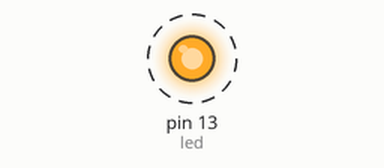
A sketch run on a simulated Arduino Uno, built with avr-gcc and run on an emulated ATmega328P. Shown: output pins drawn as LEDs (lit = HIGH). Dashed ring = blinking.

Above: at 0.2 s.
Timing chart, 0 to 3.0 s (numbered marks = the images above):
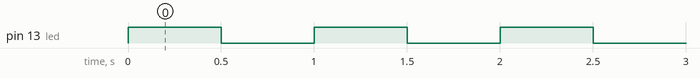

Measured:
- by itself, pin 13 (led): alternates HIGH for 0.50 s and LOW for 0.50 s

The sketch:

led.ino
```cpp
int led = LED_BUILTIN; //
int button = 2; //button on pin 2

void setup() {
  pinMode(led,OUTPUT); // led as an output
  pinMode(button,INPUT); // led as an output

}

void loop() {

  digitalWrite(led,HIGH); // on
  delay(500); //wait for 500ms
  digitalWrite(led,LOW); // off
  delay(500); //wait for 500ms


}
```
